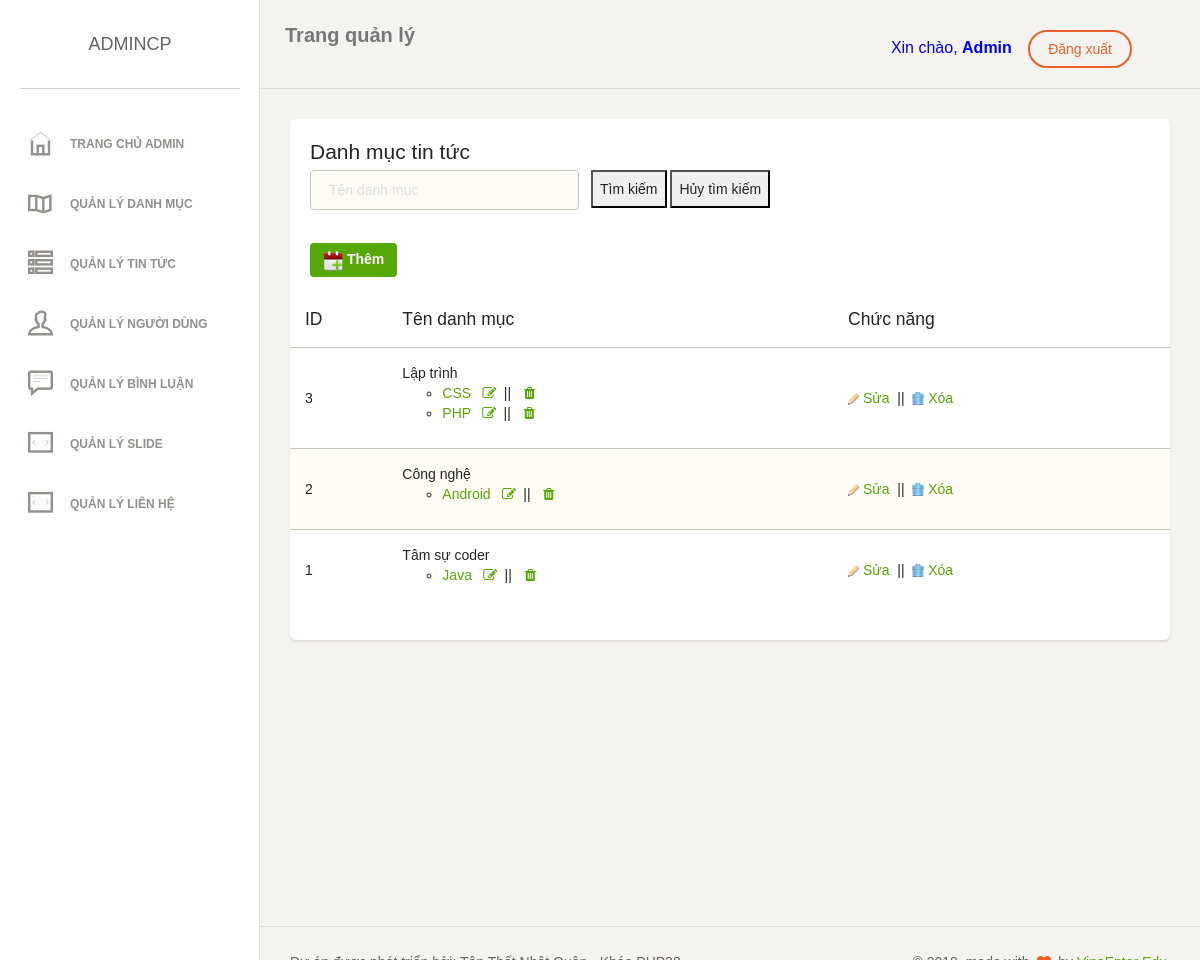
/admin/category/index.php (signed in), run on the app's committed database.
### tables this page shows
CREATE TABLE `user` (
  `user_id` int(11) NOT NULL,
  `username` varchar(128) NOT NULL,
  `password` varchar(128) NOT NULL,
  `fullname` varchar(128) NOT NULL,
  `avatar` varchar(128) NOT NULL,
  `chucvu` varchar(128) NOT NULL,
  `active` int(11) NOT NULL
);

CREATE TABLE `cat_list` (
  `cat_id` int(11) NOT NULL,
  `name` varchar(128) NOT NULL,
  `parent_id` int(11) NOT NULL,
  `color` varchar(128) NOT NULL
);

### admin/category/index.php (the view, shortened to what this page needs)
<?php require_once $_SERVER['DOCUMENT_ROOT'].'/templates/admin/inc/header.php'; ?>
        <div class="content">
            <div class="container-fluid">
                <div class="row">
                    <div class="col-md-12">
                        <div class="card">
                            <div class="header">
                                <h4 class="title">Danh mục tin tức</h4>
                                <form action="" method="post">
                                	<div class="row">
                                        <div class="col-md-4">
                                            <div class="form-group">
                                                <input type="text" name="name" class="form-control border-input" placeholder="Tên danh mục" value="">
                                            </div>
                                        </div>
                                        <div class="col-md-4">
                                        	<div class="form-group">
		                                        <input type="submit" name="search" value="Tìm kiếm" class="is" />
		                                        <input type="submit" name="reset" value="Hủy tìm kiếm" class="is" />
	                                        </div>
                                        </div>
                                    </div>
                                </form>
                                <a href="add.php?tab=1" class="addtop"><img src="/template/admin/assets/img/add.png" alt="" /> Thêm</a>
                            </div>
                            <div class="content table-responsive table-full-width">
                                <table class="table table-striped">
                                    <thead>
                                        <th>ID</th>
                                    	<th>Tên danh mục</th>
                                    	<th>Chức năng</th>
                                    </thead>
                                    <tbody>
										<?php
											$query = "SELECT * FROM cat_list WHERE parent_id = 0 ORDER BY cat_id DESC";
											$result = $mysqli->query($query);
											while($row = mysqli_fetch_assoc($result)){
												$id = $row['cat_id'];
												$name = $row['name'];
										?>
                                        <tr>
                                        	<td><?php echo $id; ?></td>
											<td>
												<?php
													echo $name;
												?>
												<ul>
												<?php
													$queryCatCon ="SELECT * FROM cat_list WHERE parent_id = {$id}";
													$resultCatCon = $mysqli->query($queryCatCon);
													while($rowCatCon = mysqli_fetch_assoc($resultCatCon)){
												?>
													<li style="list-style-type: circle;"><a href=""><?php echo $rowCatCon['name'] ?></a>
													<a href="update.php?tab=1&id=<?php echo $rowCatCon['cat_id'] ?>&name=<?php echo $rowCatCon['name']?>">&nbsp;<i class="fa fa-edit"></i></a>&nbsp;||&nbsp;
													<a href="delete.php?tab=1&id=<?php echo $rowCatCon['cat_id'] ?>" onclick="return confirm('Bạn có muốn xóa?')"><i class="fa fa-trash"></i></a>
													</li>
												<?php
													}
												?>
												</ul>
											</td>
                                        	<td>
                                        		<a href="update.php?tab=1&id=<?php echo $id ?>&name=<?php echo $name ?>"><img src="/templates/admin/assets/img/edit.gif" alt=""> Sửa</a> &nbsp;||&nbsp;
                                        		<a href="delete.php?tab=1&id=<?php echo $id ?>" onclick="return confirm('Bạn có muốn xóa?')"><img src="/templates/admin/assets/img/del.gif" alt=""> Xóa</a>
                                        	</td>
                                        </tr>
										<?php
											}
										?>
                                    </tbody>
                                </table>
                            </div>
                        </div>
                    </div>
                </div>
            </div>
        </div>
<?php require_once $_SERVER['DOCUMENT_ROOT'].'/templates/admin/inc/footer.php'; ?>

### templates/admin/inc/header.php (shortened to what this page needs)
<!doctype html>
<html lang="en">
<head>
    <link href="/templates/admin/assets/css/bootstrap.min.css" rel="stylesheet" />
    <link href="/templates/admin/assets/css/animate.min.css" rel="stylesheet"/>
    <link href="/templates/admin/assets/css/paper-dashboard.css" rel="stylesheet"/>
    <link href="/templates/admin/assets/css/demo.css" rel="stylesheet" />
    <link href="http://maxcdn.bootstrapcdn.com/font-awesome/latest/css/font-awesome.min.css" rel="stylesheet">
    <link href="/templates/admin/assets/css/themify-icons.css" rel="stylesheet">
</head>
<body>
<div class="wrapper">
	<?php require_once $_SERVER['DOCUMENT_ROOT'].'/templates/admin/inc/leftbar.php'; ?>
    <div class="main-panel">
		<nav class="navbar navbar-default">
            <div class="container-fluid">
                <div class="navbar-header">
                    <a class="navbar-brand" href="/admin">Trang quản lý</a>
                </div>
                <div class="collapse navbar-collapse">
                    <ul class="nav navbar-nav navbar-right">
						<div style="color: blue;
							padding: 15px 50px 5px 50px;
							float: right;
							font-size: 16px;">
							<?php
								if(isset($_SESSION['userinfo'])) {
									$arUserInfo = $_SESSION['userinfo'];
									$fullName = $arUserInfo['fullname'];
							?>
							Xin chào, <b><?php echo $fullName; ?></b>
							&nbsp; <a href="/admin/auth/logout.php" class="btn btn-danger square-btn-adjust">Đăng xuất</a> </div>
							<?php
								}
							?>
                    </ul>
                </div>
            </div>
        </nav>

### data on the page
user: fullname "Admin"
cat_list: cat_id "3", name "Lập trình"
cat_list: name "CSS"
cat_list: name "PHP"
cat_list: cat_id "2", name "Công nghệ"
cat_list: name "Android"
cat_list: cat_id "1", name "Tâm sự coder"
cat_list: name "Java"
